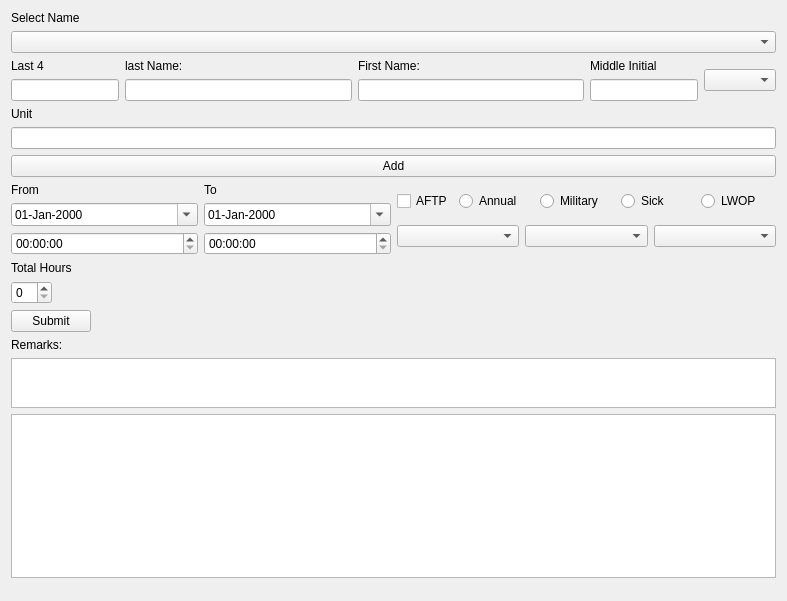
<?xml version="1.0" encoding="UTF-8"?>
<ui version="4.0">
 <class>Form</class>
 <widget class="QWidget" name="Form">
  <property name="geometry">
   <rect>
    <x>0</x>
    <y>0</y>
    <width>787</width>
    <height>601</height>
   </rect>
  </property>
  <property name="windowTitle">
   <string>Form</string>
  </property>
  <layout class="QVBoxLayout" name="verticalLayout_3">
   <item>
    <widget class="QLabel" name="label_6">
     <property name="text">
      <string>Select Name</string>
     </property>
    </widget>
   </item>
   <item>
    <widget class="QComboBox" name="user_list"/>
   </item>
   <item>
    <layout class="QVBoxLayout" name="verticalLayout_9">
     <item>
      <layout class="QHBoxLayout" name="horizontalLayout_4">
       <item>
        <layout class="QVBoxLayout" name="verticalLayout_4">
         <item>
          <widget class="QLabel" name="label_4">
           <property name="text">
            <string>Last 4</string>
           </property>
          </widget>
         </item>
         <item>
          <widget class="QLineEdit" name="add_last4_line">
           <property name="sizePolicy">
            <sizepolicy hsizetype="Fixed" vsizetype="Fixed">
             <horstretch>0</horstretch>
             <verstretch>0</verstretch>
            </sizepolicy>
           </property>
           <property name="maximumSize">
            <size>
             <width>326</width>
             <height>16777215</height>
            </size>
           </property>
          </widget>
         </item>
        </layout>
       </item>
       <item>
        <layout class="QVBoxLayout" name="verticalLayout_5">
         <item>
          <widget class="QLabel" name="label_5">
           <property name="text">
            <string>last Name:</string>
           </property>
          </widget>
         </item>
         <item>
          <widget class="QLineEdit" name="add_last_line"/>
         </item>
        </layout>
       </item>
       <item>
        <layout class="QVBoxLayout" name="verticalLayout_6">
         <item>
          <widget class="QLabel" name="label_7">
           <property name="text">
            <string>First Name:</string>
           </property>
          </widget>
         </item>
         <item>
          <widget class="QLineEdit" name="add_first_line"/>
         </item>
        </layout>
       </item>
       <item>
        <layout class="QVBoxLayout" name="verticalLayout_7">
         <item>
          <widget class="QLabel" name="label_8">
           <property name="sizePolicy">
            <sizepolicy hsizetype="Minimum" vsizetype="Preferred">
             <horstretch>0</horstretch>
             <verstretch>0</verstretch>
            </sizepolicy>
           </property>
           <property name="text">
            <string>Middle Initial</string>
           </property>
          </widget>
         </item>
         <item>
          <widget class="QLineEdit" name="add_middle_line">
           <property name="sizePolicy">
            <sizepolicy hsizetype="Minimum" vsizetype="Fixed">
             <horstretch>0</horstretch>
             <verstretch>0</verstretch>
            </sizepolicy>
           </property>
          </widget>
         </item>
        </layout>
       </item>
       <item>
        <widget class="QComboBox" name="grade_drop"/>
       </item>
      </layout>
     </item>
     <item>
      <widget class="QLabel" name="label_9">
       <property name="text">
        <string>Unit</string>
       </property>
      </widget>
     </item>
     <item>
      <widget class="QLineEdit" name="unit_edit"/>
     </item>
     <item>
      <widget class="QPushButton" name="add_submit_btn">
       <property name="text">
        <string>Add</string>
       </property>
      </widget>
     </item>
    </layout>
   </item>
   <item>
    <layout class="QHBoxLayout" name="horizontalLayout_2">
     <item>
      <layout class="QHBoxLayout" name="horizontalLayout">
       <item>
        <layout class="QVBoxLayout" name="verticalLayout_2">
         <item>
          <widget class="QLabel" name="label_2">
           <property name="text">
            <string>From</string>
           </property>
          </widget>
         </item>
         <item>
          <widget class="QDateEdit" name="from_date">
           <property name="currentSection">
            <enum>QDateTimeEdit::DaySection</enum>
           </property>
           <property name="displayFormat">
            <string>dd-MMM-yyyy</string>
           </property>
           <property name="calendarPopup">
            <bool>true</bool>
           </property>
          </widget>
         </item>
         <item>
          <widget class="QTimeEdit" name="from_time"/>
         </item>
        </layout>
       </item>
       <item>
        <layout class="QVBoxLayout" name="verticalLayout">
         <item>
          <widget class="QLabel" name="label">
           <property name="text">
            <string>To</string>
           </property>
          </widget>
         </item>
         <item>
          <widget class="QDateEdit" name="to_date">
           <property name="displayFormat">
            <string>dd-MMM-yyyy</string>
           </property>
           <property name="calendarPopup">
            <bool>true</bool>
           </property>
          </widget>
         </item>
         <item>
          <widget class="QTimeEdit" name="to_time"/>
         </item>
        </layout>
       </item>
      </layout>
     </item>
     <item>
      <layout class="QVBoxLayout" name="verticalLayout_8">
       <item>
        <layout class="QHBoxLayout" name="horizontalLayout_5">
         <item>
          <widget class="QCheckBox" name="check_aftp">
           <property name="sizePolicy">
            <sizepolicy hsizetype="Fixed" vsizetype="Fixed">
             <horstretch>0</horstretch>
             <verstretch>0</verstretch>
            </sizepolicy>
           </property>
           <property name="text">
            <string>AFTP</string>
           </property>
          </widget>
         </item>
         <item>
          <layout class="QGridLayout" name="gridLayout">
           <item row="0" column="3">
            <widget class="QRadioButton" name="radio_sick">
             <property name="text">
              <string>Sick</string>
             </property>
            </widget>
           </item>
           <item row="0" column="4">
            <widget class="QRadioButton" name="radio_lwop">
             <property name="text">
              <string>LWOP</string>
             </property>
            </widget>
           </item>
           <item row="0" column="1">
            <widget class="QRadioButton" name="radio_annual">
             <property name="text">
              <string>Annual</string>
             </property>
            </widget>
           </item>
           <item row="0" column="2">
            <widget class="QRadioButton" name="radio_mil">
             <property name="text">
              <string>Military</string>
             </property>
            </widget>
           </item>
          </layout>
         </item>
        </layout>
       </item>
       <item>
        <layout class="QHBoxLayout" name="horizontalLayout_6">
         <item>
          <widget class="QComboBox" name="single_dual"/>
         </item>
         <item>
          <widget class="QComboBox" name="aftp_code"/>
         </item>
         <item>
          <widget class="QComboBox" name="tng_code"/>
         </item>
        </layout>
       </item>
      </layout>
     </item>
    </layout>
   </item>
   <item>
    <widget class="QLabel" name="label_3">
     <property name="text">
      <string>Total Hours</string>
     </property>
    </widget>
   </item>
   <item>
    <layout class="QHBoxLayout" name="horizontalLayout_3">
     <item>
      <widget class="QTimeEdit" name="total_hours">
       <property name="displayFormat">
        <string>h</string>
       </property>
      </widget>
     </item>
     <item>
      <spacer name="horizontalSpacer">
       <property name="orientation">
        <enum>Qt::Horizontal</enum>
       </property>
       <property name="sizeHint" stdset="0">
        <size>
         <width>40</width>
         <height>20</height>
        </size>
       </property>
      </spacer>
     </item>
    </layout>
   </item>
   <item>
    <widget class="QPushButton" name="submit_btn">
     <property name="sizePolicy">
      <sizepolicy hsizetype="Fixed" vsizetype="Fixed">
       <horstretch>0</horstretch>
       <verstretch>0</verstretch>
      </sizepolicy>
     </property>
     <property name="autoFillBackground">
      <bool>false</bool>
     </property>
     <property name="text">
      <string>Submit</string>
     </property>
    </widget>
   </item>
   <item>
    <widget class="QLabel" name="remarksLabel">
     <property name="text">
      <string>Remarks:</string>
     </property>
    </widget>
   </item>
   <item>
    <widget class="QPlainTextEdit" name="remarksText">
     <property name="enabled">
      <bool>true</bool>
     </property>
     <property name="maximumSize">
      <size>
       <width>16777215</width>
       <height>50</height>
      </size>
     </property>
    </widget>
   </item>
   <item>
    <widget class="QTableWidget" name="form_table"/>
   </item>
   <item>
    <spacer name="verticalSpacer">
     <property name="orientation">
      <enum>Qt::Vertical</enum>
     </property>
     <property name="sizeHint" stdset="0">
      <size>
       <width>20</width>
       <height>40</height>
      </size>
     </property>
    </spacer>
   </item>
  </layout>
 </widget>
 <resources/>
 <connections/>
</ui>
